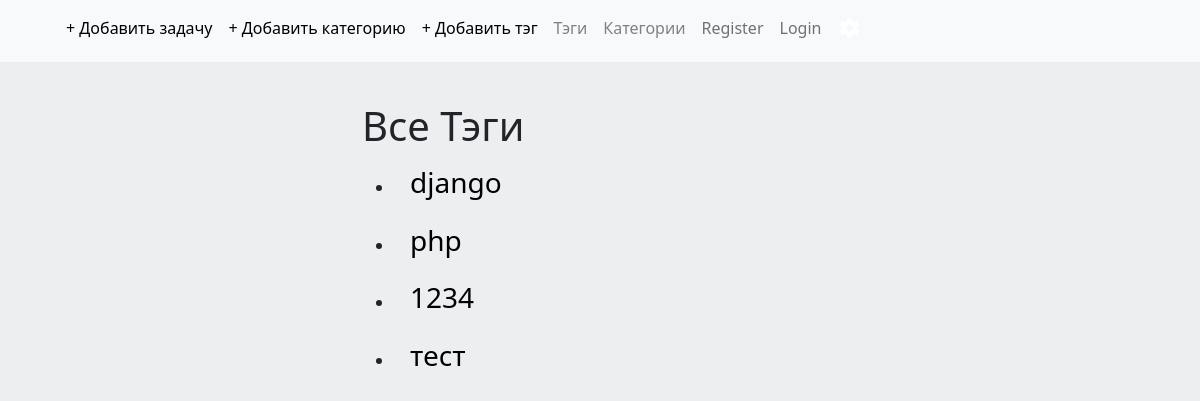
The app's page /tags/ with its own data.
### Tasks_app/models.py (models this page shows, shortened)
class Tag(models.Model):
    title = models.CharField(max_length=50, unique=True)
    author = models.ForeignKey(User, on_delete=models.CASCADE,
                               related_name='tags', null=True)

### Tasks_app/views.py (the view)
# urls.py: path('tags/', views.tags_list, name='tags_list_url'),
def tags_list(request):
    tags = Tag.objects.all()
    return render(request, 'tags_list.html', locals())

### Tasks_app/templates/tags_list.html (shortened to what this page needs)
{% extends 'base.html' %}
{% block content %}
<div class="center container" style="width: 500px">
    <h1>Все Тэги</h1>
    <ul>
        {% for tag in tags %}
        <li>
            <a href="{% url 'tag_detail_url' tag.pk%}" title="ПЕРЕЙТИ В ТЭГ"
            style="font-size:25px; text-decoration: none; color: black" class="nav-link">
            <h3>{{ tag.title }}</h3>
            </a>
        </li>
        {% endfor %}
    </ul>
</div>
{% endblock %}

### templates/base.html (style rules this page uses)
body { background: #EDEEF0; }

### records on screen
Tag: title "django"
Tag: title "php"
Tag: title "1234"
Tag: title "тест"
